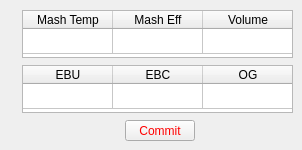
    <widget class="QWidget" name="tab_params">
     <attribute name="title">
      <string>Parameters</string>
     </attribute>
     <widget class="QPushButton" name="button_commit">
      <property name="geometry">
       <rect>
        <x>125</x>
        <y>120</y>
        <width>70</width>
        <height>21</height>
       </rect>
      </property>
      <property name="palette">
       <palette>
        <active>
         <colorrole role="ButtonText">
          <brush brushstyle="SolidPattern">
           <color alpha="255">
            <red>255</red>
            <green>0</green>
            <blue>0</blue>
           </color>
          </brush>
         </colorrole>
        </active>
        <inactive>
         <colorrole role="ButtonText">
          <brush brushstyle="SolidPattern">
           <color alpha="255">
            <red>255</red>
            <green>0</green>
            <blue>0</blue>
           </color>
          </brush>
         </colorrole>
        </inactive>
        <disabled>
         <colorrole role="ButtonText">
          <brush brushstyle="SolidPattern">
           <color alpha="255">
            <red>120</red>
            <green>118</green>
            <blue>116</blue>
           </color>
          </brush>
         </colorrole>
        </disabled>
       </palette>
      </property>
      <property name="text">
       <string>Commit</string>
      </property>
     </widget>
     <widget class="QTableWidget" name="brew_params">
      <property name="geometry">
       <rect>
        <x>22</x>
        <y>10</y>
        <width>271</width>
        <height>48</height>
       </rect>
      </property>
      <property name="minimumSize">
       <size>
        <width>0</width>
        <height>48</height>
       </size>
      </property>
      <property name="maximumSize">
       <size>
        <width>296</width>
        <height>51</height>
       </size>
      </property>
      <property name="font">
       <font>
        <weight>75</weight>
        <bold>true</bold>
       </font>
      </property>
      <property name="verticalScrollBarPolicy">
       <enum>Qt::ScrollBarAlwaysOff</enum>
      </property>
      <property name="horizontalScrollBarPolicy">
       <enum>Qt::ScrollBarAlwaysOff</enum>
      </property>
      <attribute name="horizontalHeaderDefaultSectionSize">
       <number>90</number>
      </attribute>
      <attribute name="horizontalHeaderHighlightSections">
       <bool>true</bool>
      </attribute>
      <attribute name="horizontalHeaderMinimumSectionSize">
       <number>20</number>
      </attribute>
      <attribute name="verticalHeaderVisible">
       <bool>false</bool>
      </attribute>
      <attribute name="verticalHeaderDefaultSectionSize">
       <number>25</number>
      </attribute>
      <attribute name="verticalHeaderHighlightSections">
       <bool>true</bool>
      </attribute>
      <row>
       <property name="text">
        <string/>
       </property>
      </row>
      <column>
       <property name="text">
        <string>Mash Temp</string>
       </property>
       <property name="font">
        <font>
         <weight>50</weight>
         <bold>false</bold>
        </font>
       </property>
      </column>
      <column>
       <property name="text">
        <string>Mash Eff</string>
       </property>
       <property name="font">
        <font>
         <weight>50</weight>
         <bold>false</bold>
        </font>
       </property>
      </column>
      <column>
       <property name="text">
        <string>Volume</string>
       </property>
       <property name="font">
        <font>
         <weight>50</weight>
         <bold>false</bold>
        </font>
       </property>
      </column>
      <item row="0" column="0">
       <property name="text">
        <string/>
       </property>
       <property name="textAlignment">
        <set>AlignHCenter|AlignVCenter|AlignCenter</set>
       </property>
      </item>
      <item row="0" column="1">
       <property name="text">
        <string/>
       </property>
       <property name="textAlignment">
        <set>AlignHCenter|AlignVCenter|AlignCenter</set>
       </property>
      </item>
      <item row="0" column="2">
       <property name="text">
        <string/>
       </property>
       <property name="textAlignment">
        <set>AlignHCenter|AlignVCenter|AlignCenter</set>
       </property>
      </item>
     </widget>
     <widget class="QTableWidget" name="brew_results">
      <property name="geometry">
       <rect>
        <x>22</x>
        <y>65</y>
        <width>271</width>
        <height>48</height>
       </rect>
      </property>
      <property name="minimumSize">
       <size>
        <width>0</width>
        <height>48</height>
       </size>
      </property>
      <property name="maximumSize">
       <size>
        <width>296</width>
        <height>51</height>
       </size>
      </property>
      <property name="font">
       <font>
        <weight>75</weight>
        <bold>true</bold>
       </font>
      </property>
      <property name="verticalScrollBarPolicy">
       <enum>Qt::ScrollBarAlwaysOff</enum>
      </property>
      <property name="horizontalScrollBarPolicy">
       <enum>Qt::ScrollBarAlwaysOff</enum>
      </property>
      <property name="editTriggers">
       <set>QAbstractItemView::NoEditTriggers</set>
      </property>
      <attribute name="horizontalHeaderDefaultSectionSize">
       <number>90</number>
      </attribute>
      <attribute name="horizontalHeaderHighlightSections">
       <bool>true</bool>
      </attribute>
      <attribute name="horizontalHeaderMinimumSectionSize">
       <number>20</number>
      </attribute>
      <attribute name="verticalHeaderVisible">
       <bool>false</bool>
      </attribute>
      <attribute name="verticalHeaderDefaultSectionSize">
       <number>25</number>
      </attribute>
      <attribute name="verticalHeaderHighlightSections">
       <bool>true</bool>
      </attribute>
      <row>
       <property name="text">
        <string/>
       </property>
      </row>
      <column>
       <property name="text">
        <string>EBU</string>
       </property>
       <property name="font">
        <font>
         <weight>50</weight>
         <bold>false</bold>
        </font>
       </property>
      </column>
      <column>
       <property name="text">
        <string>EBC</string>
       </property>
       <property name="font">
        <font>
         <weight>50</weight>
         <bold>false</bold>
        </font>
       </property>
      </column>
      <column>
       <property name="text">
        <string>OG</string>
       </property>
       <property name="font">
        <font>
         <weight>50</weight>
         <bold>false</bold>
        </font>
       </property>
      </column>
      <item row="0" column="0">
       <property name="text">
        <string/>
       </property>
       <property name="textAlignment">
        <set>AlignHCenter|AlignVCenter|AlignCenter</set>
       </property>
      </item>
      <item row="0" column="1">
       <property name="text">
        <string/>
       </property>
       <property name="textAlignment">
        <set>AlignHCenter|AlignVCenter|AlignCenter</set>
       </property>
      </item>
      <item row="0" column="2">
       <property name="text">
        <string/>
       </property>
       <property name="textAlignment">
        <set>AlignHCenter|AlignVCenter|AlignCenter</set>
       </property>
      </item>
     </widget>
    </widget>
